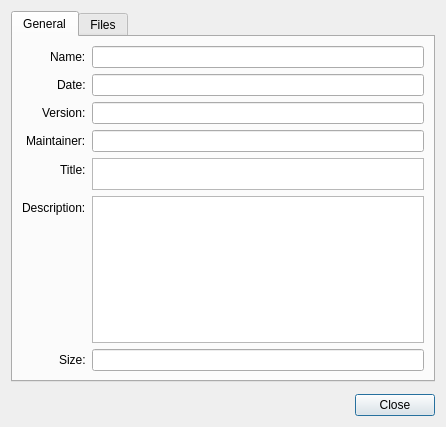
<?xml version="1.0" encoding="UTF-8"?>
<ui version="4.0">
 <class>PackageInfoDialog</class>
 <widget class="QDialog" name="PackageInfoDialog">
  <property name="windowModality">
   <enum>Qt::ApplicationModal</enum>
  </property>
  <property name="geometry">
   <rect>
    <x>0</x>
    <y>0</y>
    <width>446</width>
    <height>427</height>
   </rect>
  </property>
  <property name="sizePolicy">
   <sizepolicy hsizetype="Expanding" vsizetype="Preferred">
    <horstretch>0</horstretch>
    <verstretch>0</verstretch>
   </sizepolicy>
  </property>
  <property name="windowTitle">
   <string>Package Information</string>
  </property>
  <layout class="QVBoxLayout" name="verticalLayout">
   <item>
    <widget class="QTabWidget" name="tabWidget">
     <property name="currentIndex">
      <number>0</number>
     </property>
     <widget class="QWidget" name="tabGeneral">
      <attribute name="title">
       <string>General</string>
      </attribute>
      <layout class="QVBoxLayout" name="verticalLayout_2">
       <item>
        <layout class="QFormLayout" name="formLayout">
         <property name="labelAlignment">
          <set>Qt::AlignRight|Qt::AlignTrailing|Qt::AlignVCenter</set>
         </property>
         <item row="0" column="0">
          <widget class="QLabel" name="label">
           <property name="text">
            <string>Name:</string>
           </property>
          </widget>
         </item>
         <item row="0" column="1">
          <widget class="QLineEdit" name="leName">
           <property name="readOnly">
            <bool>true</bool>
           </property>
          </widget>
         </item>
         <item row="1" column="0">
          <widget class="QLabel" name="label_2">
           <property name="text">
            <string>Date:</string>
           </property>
          </widget>
         </item>
         <item row="1" column="1">
          <widget class="QLineEdit" name="leDate">
           <property name="readOnly">
            <bool>true</bool>
           </property>
          </widget>
         </item>
         <item row="2" column="0">
          <widget class="QLabel" name="label_3">
           <property name="text">
            <string>Version:</string>
           </property>
          </widget>
         </item>
         <item row="2" column="1">
          <widget class="QLineEdit" name="leVersion">
           <property name="readOnly">
            <bool>true</bool>
           </property>
          </widget>
         </item>
         <item row="3" column="0">
          <widget class="QLabel" name="label_4">
           <property name="text">
            <string>Maintainer:</string>
           </property>
          </widget>
         </item>
         <item row="3" column="1">
          <widget class="QLineEdit" name="leMaintainer">
           <property name="readOnly">
            <bool>true</bool>
           </property>
          </widget>
         </item>
         <item row="4" column="0">
          <widget class="QLabel" name="label_5">
           <property name="text">
            <string>Title:</string>
           </property>
          </widget>
         </item>
         <item row="4" column="1">
          <widget class="QPlainTextEdit" name="pteTitle">
           <property name="maximumSize">
            <size>
             <width>16777215</width>
             <height>32</height>
            </size>
           </property>
           <property name="readOnly">
            <bool>true</bool>
           </property>
          </widget>
         </item>
         <item row="5" column="0">
          <widget class="QLabel" name="label_6">
           <property name="text">
            <string>Description:</string>
           </property>
          </widget>
         </item>
         <item row="5" column="1">
          <widget class="QPlainTextEdit" name="pteDescription">
           <property name="readOnly">
            <bool>true</bool>
           </property>
          </widget>
         </item>
         <item row="6" column="0">
          <widget class="QLabel" name="label_7">
           <property name="text">
            <string>Size:</string>
           </property>
          </widget>
         </item>
         <item row="6" column="1">
          <widget class="QLineEdit" name="leSize">
           <property name="readOnly">
            <bool>true</bool>
           </property>
          </widget>
         </item>
        </layout>
       </item>
      </layout>
     </widget>
     <widget class="QWidget" name="tabFiles">
      <attribute name="title">
       <string>Files</string>
      </attribute>
      <layout class="QVBoxLayout" name="verticalLayout_3">
       <item>
        <widget class="QLabel" name="label_8">
         <property name="text">
          <string>Run-time:</string>
         </property>
        </widget>
       </item>
       <item>
        <widget class="QTreeView" name="tvRunFiles">
         <property name="rootIsDecorated">
          <bool>false</bool>
         </property>
        </widget>
       </item>
       <item>
        <widget class="QLabel" name="label_9">
         <property name="text">
          <string>Documentaion:</string>
         </property>
        </widget>
       </item>
       <item>
        <widget class="QTreeView" name="tvDocFiles">
         <property name="rootIsDecorated">
          <bool>false</bool>
         </property>
        </widget>
       </item>
      </layout>
     </widget>
    </widget>
   </item>
   <item>
    <spacer name="verticalSpacer">
     <property name="orientation">
      <enum>Qt::Vertical</enum>
     </property>
     <property name="sizeType">
      <enum>QSizePolicy::MinimumExpanding</enum>
     </property>
     <property name="sizeHint" stdset="0">
      <size>
       <width>20</width>
       <height>6</height>
      </size>
     </property>
    </spacer>
   </item>
   <item>
    <widget class="QDialogButtonBox" name="buttonBox">
     <property name="orientation">
      <enum>Qt::Horizontal</enum>
     </property>
     <property name="standardButtons">
      <set>QDialogButtonBox::Close</set>
     </property>
    </widget>
   </item>
  </layout>
 </widget>
 <resources/>
 <connections>
  <connection>
   <sender>buttonBox</sender>
   <signal>accepted()</signal>
   <receiver>PackageInfoDialog</receiver>
   <slot>accept()</slot>
   <hints>
    <hint type="sourcelabel">
     <x>248</x>
     <y>254</y>
    </hint>
    <hint type="destinationlabel">
     <x>157</x>
     <y>274</y>
    </hint>
   </hints>
  </connection>
  <connection>
   <sender>buttonBox</sender>
   <signal>rejected()</signal>
   <receiver>PackageInfoDialog</receiver>
   <slot>reject()</slot>
   <hints>
    <hint type="sourcelabel">
     <x>316</x>
     <y>260</y>
    </hint>
    <hint type="destinationlabel">
     <x>286</x>
     <y>274</y>
    </hint>
   </hints>
  </connection>
 </connections>
</ui>
